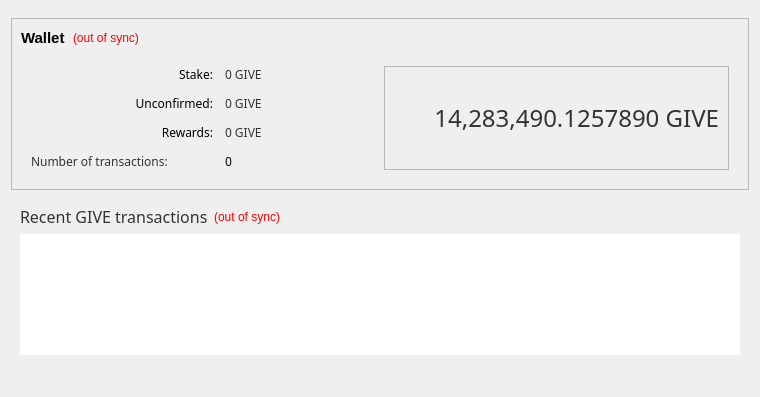
<?xml version="1.0" encoding="UTF-8"?>
<ui version="4.0">
 <class>OverviewPage</class>
 <widget class="QWidget" name="OverviewPage">
  <property name="geometry">
   <rect>
    <x>0</x>
    <y>0</y>
    <width>760</width>
    <height>397</height>
   </rect>
  </property>
  <property name="windowTitle">
   <string>Form</string>
  </property>
  <layout class="QVBoxLayout" name="verticalLayout_5" stretch="0,1,0">
   <property name="topMargin">
    <number>18</number>
   </property>
   <item>
    <widget class="QFrame" name="frameTop">
     <property name="frameShape">
      <enum>QFrame::StyledPanel</enum>
     </property>
     <property name="frameShadow">
      <enum>QFrame::Raised</enum>
     </property>
     <layout class="QVBoxLayout" name="verticalLayout_4">
      <property name="spacing">
       <number>8</number>
      </property>
      <item>
       <layout class="QHBoxLayout" name="horizontalLayout_4">
        <item>
         <widget class="QLabel" name="label_5">
          <property name="font">
           <font>
            <pointsize>11</pointsize>
            <weight>75</weight>
            <bold>true</bold>
           </font>
          </property>
          <property name="text">
           <string>Wallet</string>
          </property>
         </widget>
        </item>
        <item>
         <widget class="QLabel" name="labelWalletStatus">
          <property name="toolTip">
           <string>The displayed information may be out of date. Your wallet automatically synchronizes with the 2GiveCoin network after a connection is established, but this process has not completed yet.</string>
          </property>
          <property name="styleSheet">
           <string notr="true">QLabel { color: red; }</string>
          </property>
          <property name="text">
           <string notr="true">(out of sync)</string>
          </property>
          <property name="alignment">
           <set>Qt::AlignLeading|Qt::AlignLeft|Qt::AlignVCenter</set>
          </property>
         </widget>
        </item>
        <item>
         <spacer name="horizontalSpacer_2">
          <property name="orientation">
           <enum>Qt::Horizontal</enum>
          </property>
          <property name="sizeHint" stdset="0">
           <size>
            <width>40</width>
            <height>20</height>
           </size>
          </property>
         </spacer>
        </item>
       </layout>
      </item>
      <item>
       <layout class="QHBoxLayout" name="horizontalLayout">
        <property name="margin">
         <number>10</number>
        </property>
        <item>
         <layout class="QFormLayout" name="formLayout_2">
          <property name="fieldGrowthPolicy">
           <enum>QFormLayout::AllNonFixedFieldsGrow</enum>
          </property>
          <property name="horizontalSpacing">
           <number>12</number>
          </property>
          <property name="verticalSpacing">
           <number>12</number>
          </property>
          <item row="0" column="0">
           <widget class="QLabel" name="label_6">
            <property name="sizePolicy">
             <sizepolicy hsizetype="MinimumExpanding" vsizetype="Preferred">
              <horstretch>0</horstretch>
              <verstretch>0</verstretch>
             </sizepolicy>
            </property>
            <property name="minimumSize">
             <size>
              <width>182</width>
              <height>0</height>
             </size>
            </property>
            <property name="baseSize">
             <size>
              <width>80</width>
              <height>0</height>
             </size>
            </property>
            <property name="font">
             <font>
              <family>Sans</family>
             </font>
            </property>
            <property name="text">
             <string>Stake:</string>
            </property>
            <property name="alignment">
             <set>Qt::AlignRight|Qt::AlignTrailing|Qt::AlignVCenter</set>
            </property>
           </widget>
          </item>
          <item row="0" column="1">
           <widget class="QLabel" name="labelStake">
            <property name="font">
             <font>
              <family>Sans</family>
             </font>
            </property>
            <property name="cursor">
             <cursorShape>IBeamCursor</cursorShape>
            </property>
            <property name="toolTip">
             <string>Total of coins that was staked, and do not yet count toward the current balance</string>
            </property>
            <property name="text">
             <string notr="true">&lt;html&gt;&lt;head/&gt;&lt;body&gt;&lt;p&gt;&lt;span style=&quot; color:#333333;&quot;&gt;0 GIVE&lt;/span&gt;&lt;/p&gt;&lt;/body&gt;&lt;/html&gt;</string>
            </property>
            <property name="textInteractionFlags">
             <set>Qt::LinksAccessibleByMouse|Qt::TextSelectableByKeyboard|Qt::TextSelectableByMouse</set>
            </property>
           </widget>
          </item>
          <item row="1" column="0">
           <widget class="QLabel" name="label_3">
            <property name="sizePolicy">
             <sizepolicy hsizetype="MinimumExpanding" vsizetype="Preferred">
              <horstretch>0</horstretch>
              <verstretch>0</verstretch>
             </sizepolicy>
            </property>
            <property name="minimumSize">
             <size>
              <width>182</width>
              <height>0</height>
             </size>
            </property>
            <property name="baseSize">
             <size>
              <width>80</width>
              <height>0</height>
             </size>
            </property>
            <property name="font">
             <font>
              <family>Sans</family>
             </font>
            </property>
            <property name="text">
             <string>Unconfirmed:</string>
            </property>
            <property name="alignment">
             <set>Qt::AlignRight|Qt::AlignTrailing|Qt::AlignVCenter</set>
            </property>
           </widget>
          </item>
          <item row="1" column="1">
           <widget class="QLabel" name="labelUnconfirmed">
            <property name="font">
             <font>
              <family>Sans</family>
             </font>
            </property>
            <property name="cursor">
             <cursorShape>IBeamCursor</cursorShape>
            </property>
            <property name="toolTip">
             <string>Total of transactions that have yet to be confirmed, and do not yet count toward the current balance</string>
            </property>
            <property name="text">
             <string notr="true">&lt;html&gt;&lt;head/&gt;&lt;body&gt;&lt;p&gt;&lt;span style=&quot; color:#333333;&quot;&gt;0 GIVE&lt;/span&gt;&lt;/p&gt;&lt;/body&gt;&lt;/html&gt;</string>
            </property>
            <property name="textInteractionFlags">
             <set>Qt::LinksAccessibleByMouse|Qt::TextSelectableByKeyboard|Qt::TextSelectableByMouse</set>
            </property>
           </widget>
          </item>
          <item row="2" column="0">
           <widget class="QLabel" name="labelImmatureText">
            <property name="sizePolicy">
             <sizepolicy hsizetype="MinimumExpanding" vsizetype="Preferred">
              <horstretch>0</horstretch>
              <verstretch>0</verstretch>
             </sizepolicy>
            </property>
            <property name="minimumSize">
             <size>
              <width>182</width>
              <height>0</height>
             </size>
            </property>
            <property name="baseSize">
             <size>
              <width>80</width>
              <height>0</height>
             </size>
            </property>
            <property name="font">
             <font>
              <family>Sans</family>
             </font>
            </property>
            <property name="layoutDirection">
             <enum>Qt::RightToLeft</enum>
            </property>
            <property name="text">
             <string>Rewards:</string>
            </property>
            <property name="alignment">
             <set>Qt::AlignRight|Qt::AlignTrailing|Qt::AlignVCenter</set>
            </property>
           </widget>
          </item>
          <item row="2" column="1">
           <widget class="QLabel" name="labelImmature">
            <property name="font">
             <font>
              <family>Sans</family>
             </font>
            </property>
            <property name="toolTip">
             <string>Mined balance that has not yet matured</string>
            </property>
            <property name="text">
             <string notr="true">&lt;html&gt;&lt;head/&gt;&lt;body&gt;&lt;p&gt;&lt;span style=&quot; color:#333333;&quot;&gt;0 GIVE&lt;/span&gt;&lt;/p&gt;&lt;/body&gt;&lt;/html&gt;</string>
            </property>
            <property name="textInteractionFlags">
             <set>Qt::LinksAccessibleByMouse|Qt::TextSelectableByKeyboard|Qt::TextSelectableByMouse</set>
            </property>
           </widget>
          </item>
          <item row="3" column="0">
           <widget class="QLabel" name="label_2">
            <property name="minimumSize">
             <size>
              <width>182</width>
              <height>0</height>
             </size>
            </property>
            <property name="font">
             <font>
              <family>Sans</family>
             </font>
            </property>
            <property name="text">
             <string>&lt;html&gt;&lt;head/&gt;&lt;body&gt;&lt;p&gt;&lt;span style=&quot; color:#333333;&quot;&gt;Number of transactions:&lt;/span&gt;&lt;/p&gt;&lt;/body&gt;&lt;/html&gt;</string>
            </property>
           </widget>
          </item>
          <item row="3" column="1">
           <widget class="QLabel" name="labelNumTransactions">
            <property name="font">
             <font>
              <family>Sans</family>
             </font>
            </property>
            <property name="toolTip">
             <string>Total number of transactions in wallet</string>
            </property>
            <property name="text">
             <string notr="true">0</string>
            </property>
           </widget>
          </item>
         </layout>
        </item>
        <item>
         <widget class="QFrame" name="frame_3">
          <property name="frameShape">
           <enum>QFrame::StyledPanel</enum>
          </property>
          <property name="frameShadow">
           <enum>QFrame::Plain</enum>
          </property>
          <property name="lineWidth">
           <number>1</number>
          </property>
          <layout class="QVBoxLayout" name="verticalLayout_6">
           <item>
            <widget class="QLabel" name="labelBalance">
             <property name="sizePolicy">
              <sizepolicy hsizetype="Expanding" vsizetype="Preferred">
               <horstretch>0</horstretch>
               <verstretch>0</verstretch>
              </sizepolicy>
             </property>
             <property name="minimumSize">
              <size>
               <width>200</width>
               <height>30</height>
              </size>
             </property>
             <property name="font">
              <font>
               <family>Sans</family>
               <pointsize>18</pointsize>
               <weight>50</weight>
               <bold>false</bold>
              </font>
             </property>
             <property name="cursor">
              <cursorShape>IBeamCursor</cursorShape>
             </property>
             <property name="toolTip">
              <string>Your current balance</string>
             </property>
             <property name="text">
              <string notr="true">&lt;html&gt;&lt;head/&gt;&lt;body&gt;&lt;p&gt;&lt;span style=&quot; color:#333333;&quot;&gt;14,283,490.1257890 GIVE&lt;/span&gt;&lt;/p&gt;&lt;/body&gt;&lt;/html&gt;</string>
             </property>
             <property name="alignment">
              <set>Qt::AlignRight|Qt::AlignTrailing|Qt::AlignVCenter</set>
             </property>
             <property name="textInteractionFlags">
              <set>Qt::LinksAccessibleByMouse|Qt::TextSelectableByKeyboard|Qt::TextSelectableByMouse</set>
             </property>
            </widget>
           </item>
          </layout>
         </widget>
        </item>
       </layout>
      </item>
     </layout>
    </widget>
   </item>
   <item>
    <layout class="QVBoxLayout" name="verticalLayout_3">
     <item>
      <widget class="QFrame" name="frame_2">
       <property name="frameShape">
        <enum>QFrame::NoFrame</enum>
       </property>
       <property name="frameShadow">
        <enum>QFrame::Raised</enum>
       </property>
       <layout class="QVBoxLayout" name="verticalLayout">
        <item>
         <layout class="QHBoxLayout" name="horizontalLayout_2">
          <item>
           <widget class="QLabel" name="label_4">
            <property name="font">
             <font>
              <family>Sans</family>
              <pointsize>18</pointsize>
             </font>
            </property>
            <property name="text">
             <string>&lt;html&gt;&lt;head/&gt;&lt;body&gt;&lt;p&gt;&lt;span style=&quot; font-size:12pt; color:#333333;&quot;&gt;Recent GIVE transactions&lt;/span&gt;&lt;/p&gt;&lt;/body&gt;&lt;/html&gt;</string>
            </property>
           </widget>
          </item>
          <item>
           <widget class="QLabel" name="labelTransactionsStatus">
            <property name="toolTip">
             <string>The displayed information may be out of date. Your wallet automatically synchronizes with the 2GiveCoin network after a connection is established, but this process has not completed yet.</string>
            </property>
            <property name="styleSheet">
             <string notr="true">QLabel { color: red; }</string>
            </property>
            <property name="text">
             <string notr="true">(out of sync)</string>
            </property>
            <property name="alignment">
             <set>Qt::AlignRight|Qt::AlignTrailing|Qt::AlignVCenter</set>
            </property>
           </widget>
          </item>
          <item>
           <spacer name="horizontalSpacer">
            <property name="orientation">
             <enum>Qt::Horizontal</enum>
            </property>
            <property name="sizeHint" stdset="0">
             <size>
              <width>40</width>
              <height>20</height>
             </size>
            </property>
           </spacer>
          </item>
         </layout>
        </item>
        <item>
         <widget class="QListView" name="listTransactions">
          <property name="styleSheet">
           <string notr="true"/>
          </property>
          <property name="frameShape">
           <enum>QFrame::NoFrame</enum>
          </property>
          <property name="verticalScrollBarPolicy">
           <enum>Qt::ScrollBarAlwaysOff</enum>
          </property>
          <property name="horizontalScrollBarPolicy">
           <enum>Qt::ScrollBarAlwaysOff</enum>
          </property>
          <property name="selectionMode">
           <enum>QAbstractItemView::NoSelection</enum>
          </property>
         </widget>
        </item>
       </layout>
      </widget>
     </item>
     <item>
      <spacer name="verticalSpacer_2">
       <property name="orientation">
        <enum>Qt::Vertical</enum>
       </property>
       <property name="sizeHint" stdset="0">
        <size>
         <width>20</width>
         <height>40</height>
        </size>
       </property>
      </spacer>
     </item>
    </layout>
   </item>
   <item>
    <layout class="QVBoxLayout" name="verticalLayout_2">
     <item>
      <spacer name="verticalSpacer">
       <property name="orientation">
        <enum>Qt::Vertical</enum>
       </property>
       <property name="sizeHint" stdset="0">
        <size>
         <width>20</width>
         <height>2</height>
        </size>
       </property>
      </spacer>
     </item>
     <item>
      <widget class="QLabel" name="label_61">
       <property name="text">
        <string/>
       </property>
       <property name="pixmap">
        <pixmap>:/images/backg</pixmap>
       </property>
       <property name="scaledContents">
        <bool>false</bool>
       </property>
       <property name="alignment">
        <set>Qt::AlignCenter</set>
       </property>
       <property name="margin">
        <number>-2</number>
       </property>
      </widget>
     </item>
    </layout>
   </item>
  </layout>
 </widget>
 <resources/>
 <connections/>
</ui>
